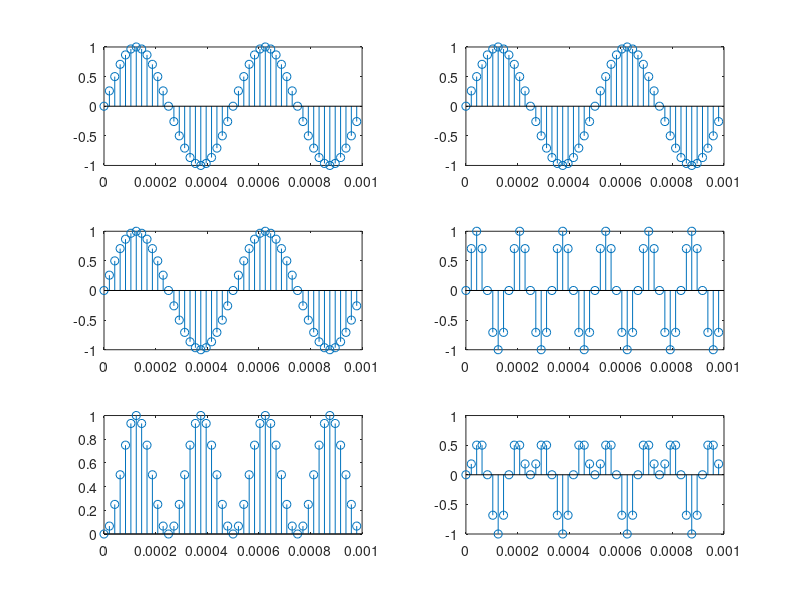

Write the MATLAB code that produced this figure.
N   =   48;
n   =   0:1:N-1;
fs  =   48000;  %% Sampling frequency
f1  =   2000;   %% frequency 1
f2  =   3*f1;   %% frequency 2
x1  =   1*sin(2*pi*(f1/fs)*n);
x2  =   1*sin(2*pi*(f1/fs)*n);
x3  =   x1.*x2;
y1  =   x1;
y2  =   1*sin(2*pi*(f2/fs)*n);
y3  =   y1.*y2;
% Plot x signal
subplot(3,2,1);
t   =   (0:1:N-1)*1/fs;
stem(t,x1);
subplot(3,2,3);
stem(t,x2);
subplot(3,2,5);
stem(t,x3);
% Plot y signal
subplot(3,2,2);
t   =   (0:1:N-1)*1/fs;
stem(t,y1);
subplot(3,2,4);
stem(t,y2);
subplot(3,2,6);
stem(t,y3);